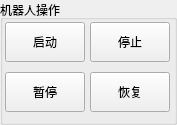
       <widget class="QGroupBox" name="groupBox_2">
        <property name="geometry">
         <rect>
          <x>555</x>
          <y>497</y>
          <width>177</width>
          <height>125</height>
         </rect>
        </property>
        <property name="title">
         <string>机器人操作</string>
        </property>
        <widget class="QPushButton" name="pushButton_8">
         <property name="geometry">
          <rect>
           <x>5</x>
           <y>22</y>
           <width>80</width>
           <height>40</height>
          </rect>
         </property>
         <property name="text">
          <string>启动</string>
         </property>
        </widget>
        <widget class="QPushButton" name="pushButton_9">
         <property name="geometry">
          <rect>
           <x>90</x>
           <y>22</y>
           <width>80</width>
           <height>40</height>
          </rect>
         </property>
         <property name="text">
          <string>停止</string>
         </property>
        </widget>
        <widget class="QPushButton" name="pushButton_10">
         <property name="geometry">
          <rect>
           <x>5</x>
           <y>72</y>
           <width>80</width>
           <height>40</height>
          </rect>
         </property>
         <property name="text">
          <string>暂停</string>
         </property>
        </widget>
        <widget class="QPushButton" name="pushButton_11">
         <property name="geometry">
          <rect>
           <x>90</x>
           <y>72</y>
           <width>80</width>
           <height>40</height>
          </rect>
         </property>
         <property name="text">
          <string>恢复</string>
         </property>
        </widget>
       </widget>
